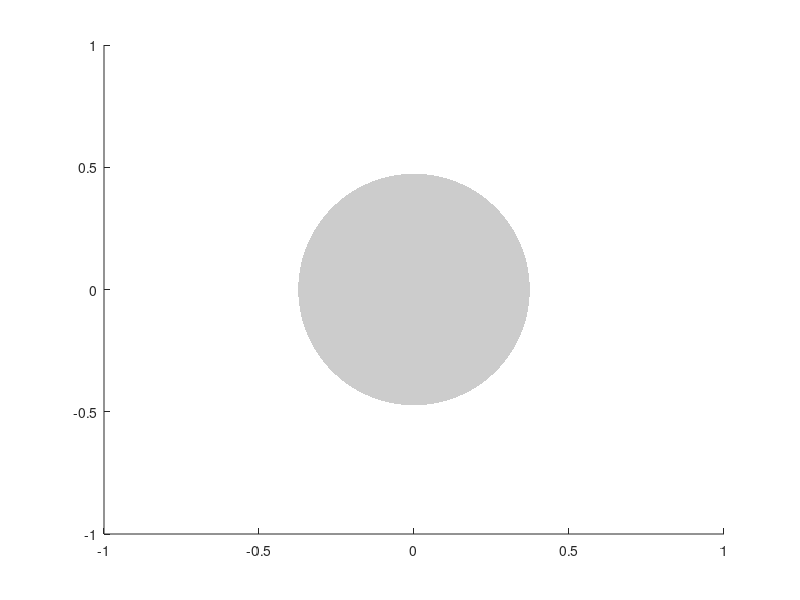

Write the MATLAB code that produced this figure. (Note: this script raises an error after producing the figure.)
clc
close all

m_motor = 0.215;
m_plastic = 0.1170;

x_A = [0;0];
x_B = [-0.03903; 0.03903];
x_C = [-0.00950; -0.00269];

x_S1 = x_A+[0;-0.007];
x_S2 = x_B+[-0.007;0];


m_total = 2*m_motor + m_plastic

x_cm = (m_motor.*x_A + m_motor.*x_B + m_plastic.*x_C)/(m_total)

theta = pi/4;
R=[cos(theta), -sin(theta); sin(theta), cos(theta)];

c_cm_adj = R* (x_cm + [0; 0.007] - [-0.04603; 0.04603])

figure(1)
hold on

plot(x_A(1),x_A(2),'.','MarkerSize',500,'Color',[0.8, 0.8,0.8])
ax=gca;
ax.ColorOrderIndex = 1;
plot(x_A(1),x_A(2),'.','MarkerSize',40)

plot(x_B(1),x_B(2),'.','MarkerSize',500,'Color',[0.8, 0.8,0.8])
ax.ColorOrderIndex = 2;
plot(x_B(1),x_B(2),'.','MarkerSize',40)
ax.ColorOrderIndex = 3;
plot(x_C(1),x_C(2),'.','MarkerSize',40)
plot(x_cm(1),x_cm(2),'.','MarkerSize',40)
plot(x_S1(1),x_S1(2),'k.','MarkerSize',40)
plot(x_S2(1),x_S2(2),'k.','MarkerSize',40)

ax=gca;

axis equal
ax.ColorOrderIndex = 1;
plot([x_S1(1), x_S2(1)], [x_S1(2), x_S2(2)], 'k--')
hold off
